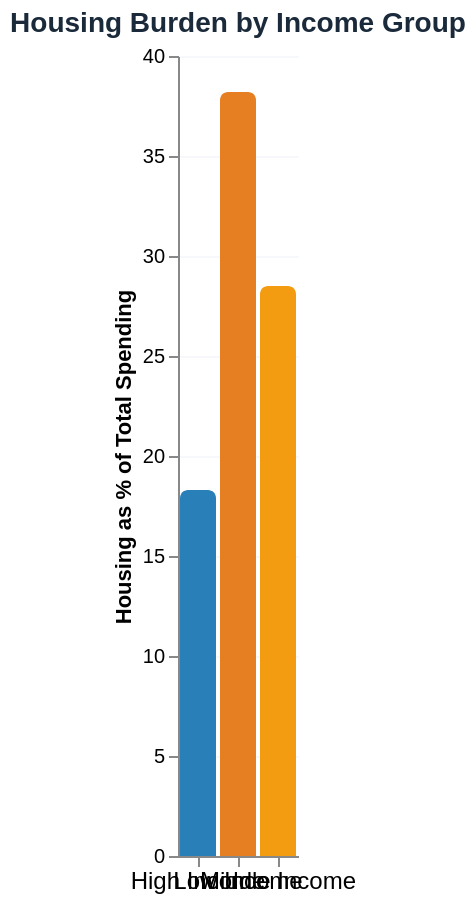

Write the Vega-Lite specification saved for this chart.
### Vega-Lite specification from a JSON file in a GitHub repository (floating-point values rounded to 4 significant figures)
{"$schema": "https://vega.github.io/schema/vega-lite/v5.json", "title": {"text": "Housing Burden by Income Group", "fontSize": 14, "fontWeight": 600, "color": "#1a2a3a"}, "width": "container", "height": 400, "config": {"view": {"stroke": "transparent"}}, "data": {"values": [{"income_group": "Low Income", "housing_pct": 38.2, "other_essentials_pct": 41.8, "discretionary_pct": 20}, {"income_group": "Middle Income", "housing_pct": 28.5, "other_essentials_pct": 38.7, "discretionary_pct": 32.8}, {"income_group": "High Income", "housing_pct": 18.3, "other_essentials_pct": 32.4, "discretionary_pct": 49.3}]}, "mark": {"type": "bar", "tooltip": {"content": "data"}, "cornerRadiusEnd": 4}, "encoding": {"x": {"field": "income_group", "type": "nominal", "title": null, "axis": {"labelFontSize": 12, "labelAngle": 0}}, "y": {"field": "housing_pct", "type": "quantitative", "title": "Housing as % of Total Spending", "axis": {"tickCount": 6, "grid": true, "gridColor": "#e2e8f0", "gridOpacity": 0.3}}, "color": {"field": "income_group", "type": "nominal", "scale": {"domain": ["Low Income", "Middle Income", "High Income"], "range": ["#e67e22", "#f39c12", "#2980b9"]}, "legend": null}, "tooltip": [{"field": "income_group", "type": "nominal", "title": "Income Group"}, {"field": "housing_pct", "type": "quantitative", "title": "Housing Burden (%)", "format": ".1f"}, {"field": "other_essentials_pct", "type": "quantitative", "title": "Other Essentials (%)", "format": ".1f"}, {"field": "discretionary_pct", "type": "quantitative", "title": "Discretionary (%)", "format": ".1f"}]}}
